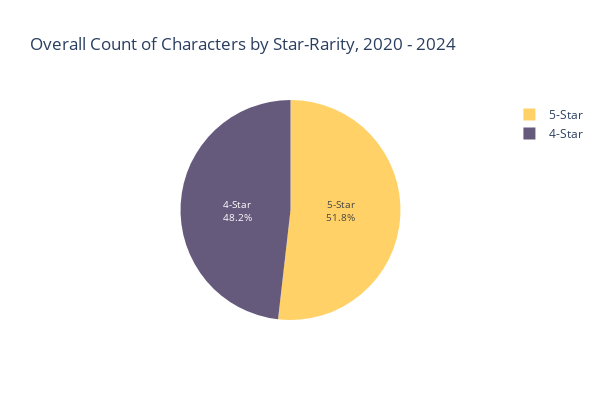

Notebook code cell kept with this figure:
### Markdown cell above
I opted for pie and suburst charts here because I wanted to emphasize the difference in proportions rather than raw counts (which we already covered in previous visualizations).

The colors corresponded to the character rarity levels.

### Code cell
# what do character rarities look like? 
df_grouped=df.groupby(['star_rarity']).count().reset_index()
df_grouped = df_grouped[['star_rarity', 'character_name']].rename(columns={'character_name':'count'})
df_grouped['percentage'] = round(df_grouped['count']/df_grouped.groupby(['star_rarity'])['count'].transform('sum')*100,1)

fig = px.pie(
    df_grouped, 
    values='count', 
    names='star_rarity', 
    color = 'star_rarity', 
    width=600, 
    height=400, 
    title = 'Overall Count of Characters by Star-Rarity, 2020 - 2024',
    color_discrete_map={'4-Star':'#655A7C','5-Star':'#ffd166'}
)

fig.update_traces(textposition='inside', textinfo='percent+label', insidetextorientation = 'radial', textfont_size=10)

fig.show()

### Figure 1 — Plotly figure (JSON) as saved in the notebook; plotly's stock layout.template omitted (floating-point values rounded to 4 significant figures)
{"data": [{"customdata": [["4-Star"], ["5-Star"]], "domain": {"x": [0, 1], "y": [0, 1]}, "hovertemplate": "star_rarity=%{customdata[0]}<br>count=%{value}<extra></extra>", "insidetextorientation": "radial", "labels": ["4-Star", "5-Star"], "legendgroup": "", "marker": {"colors": ["#655A7C", "#ffd166"]}, "name": "", "showlegend": true, "textfont": {"size": 10}, "textinfo": "percent+label", "textposition": "inside", "type": "pie", "values": [40, 43]}], "layout": {"height": 400, "legend": {"tracegroupgap": 0}, "title": {"text": "Overall Count of Characters by Star-Rarity, 2020 - 2024"}, "width": 600}}
